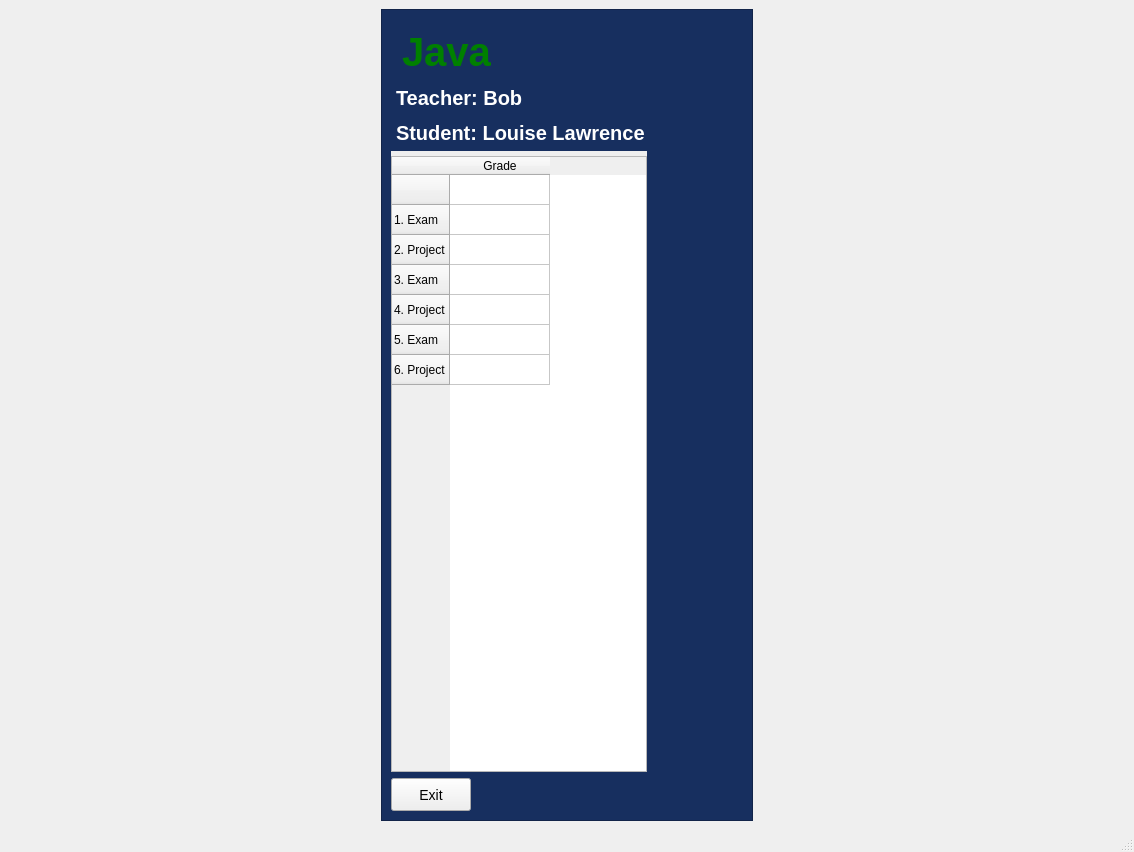
<?xml version="1.0" encoding="UTF-8"?>
<ui version="4.0">
 <class>MainWindow</class>
 <widget class="QMainWindow" name="MainWindow">
  <property name="geometry">
   <rect>
    <x>0</x>
    <y>0</y>
    <width>1134</width>
    <height>852</height>
   </rect>
  </property>
  <property name="windowTitle">
   <string>MainWindow</string>
  </property>
  <property name="styleSheet">
   <string notr="true">#studentframe2{
background-color:#172F5F;
}

#studentcourse2{
font-size:40px;
font-weight:bold;
margin-top:10px;
color:green;
}

#studentteacher2{
font-size:20px;
font-weight:bold;
margin-top:5px;
color:white;
}

#studentname2{
font-size:20px;
font-weight:bold;
margin-top:5px;
color:white;
}

#studenttable2{
font-size:20px;
font-weight:bold;
margin-top:5px;
color:white;
}

#studentexit2{
height:25px;
width:15px;
font-size:14px;
}

#studentexit2:hover{
border:2px solid green;
color:green;
background-color:white;
}</string>
  </property>
  <widget class="QWidget" name="centralwidget">
   <layout class="QGridLayout" name="gridLayout">
    <item row="0" column="0">
     <spacer name="horizontalSpacer">
      <property name="orientation">
       <enum>Qt::Horizontal</enum>
      </property>
      <property name="sizeHint" stdset="0">
       <size>
        <width>40</width>
        <height>20</height>
       </size>
      </property>
     </spacer>
    </item>
    <item row="0" column="2">
     <spacer name="horizontalSpacer_2">
      <property name="orientation">
       <enum>Qt::Horizontal</enum>
      </property>
      <property name="sizeHint" stdset="0">
       <size>
        <width>40</width>
        <height>20</height>
       </size>
      </property>
     </spacer>
    </item>
    <item row="0" column="1">
     <widget class="QFrame" name="studentframe2">
      <property name="frameShape">
       <enum>QFrame::StyledPanel</enum>
      </property>
      <property name="frameShadow">
       <enum>QFrame::Raised</enum>
      </property>
      <layout class="QFormLayout" name="formLayout">
       <item row="3" column="0">
        <widget class="QTableWidget" name="studenttable2">
         <row>
          <property name="text">
           <string/>
          </property>
         </row>
         <row>
          <property name="text">
           <string>1. Exam</string>
          </property>
         </row>
         <row>
          <property name="text">
           <string>2. Project</string>
          </property>
         </row>
         <row>
          <property name="text">
           <string>3. Exam</string>
          </property>
         </row>
         <row>
          <property name="text">
           <string>4. Project</string>
          </property>
         </row>
         <row>
          <property name="text">
           <string>5. Exam</string>
          </property>
         </row>
         <row>
          <property name="text">
           <string>6. Project</string>
          </property>
         </row>
         <column>
          <property name="text">
           <string>Grade</string>
          </property>
         </column>
        </widget>
       </item>
       <item row="4" column="0">
        <widget class="QPushButton" name="studentexit2">
         <property name="text">
          <string>Exit</string>
         </property>
        </widget>
       </item>
       <item row="0" column="0" colspan="2">
        <widget class="QLabel" name="studentcourse2">
         <property name="text">
          <string>Java</string>
         </property>
        </widget>
       </item>
       <item row="1" column="0" colspan="2">
        <widget class="QLabel" name="studentteacher2">
         <property name="text">
          <string>Teacher: Bob</string>
         </property>
        </widget>
       </item>
       <item row="2" column="0" colspan="2">
        <widget class="QLabel" name="studentname2">
         <property name="text">
          <string>Student: Louise Lawrence</string>
         </property>
        </widget>
       </item>
      </layout>
     </widget>
    </item>
   </layout>
  </widget>
  <widget class="QStatusBar" name="statusbar"/>
 </widget>
 <resources/>
 <connections/>
</ui>
